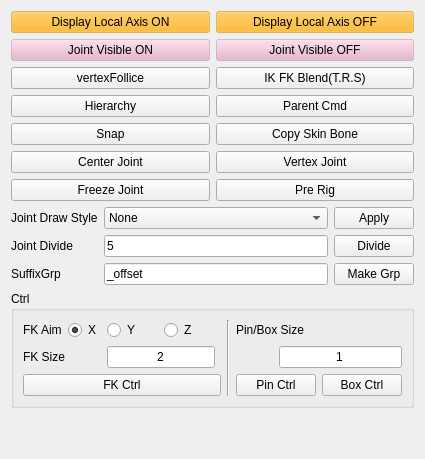
     <widget class="QWidget" name="Rigging_tab">
      <property name="sizePolicy">
       <sizepolicy hsizetype="Expanding" vsizetype="Expanding">
        <horstretch>0</horstretch>
        <verstretch>0</verstretch>
       </sizepolicy>
      </property>
      <property name="minimumSize">
       <size>
        <width>300</width>
        <height>0</height>
       </size>
      </property>
      <attribute name="title">
       <string>Rigging</string>
      </attribute>
      <layout class="QVBoxLayout" name="verticalLayout_2">
       <item>
        <layout class="QGridLayout" name="btn_gridLayout">
         <item row="4" column="0">
          <widget class="QPushButton" name="hierarchy_btn">
           <property name="text">
            <string>Hierarchy</string>
           </property>
          </widget>
         </item>
         <item row="2" column="1">
          <widget class="QPushButton" name="Jnt_off_btn">
           <property name="styleSheet">
            <string notr="true">background-color: rgba(230, 170, 200, 100);</string>
           </property>
           <property name="text">
            <string>Joint Visible OFF</string>
           </property>
          </widget>
         </item>
         <item row="7" column="0">
          <widget class="QPushButton" name="freezeJnt_btn">
           <property name="text">
            <string>Freeze Joint</string>
           </property>
           <property name="autoDefault">
            <bool>false</bool>
           </property>
          </widget>
         </item>
         <item row="6" column="0">
          <widget class="QPushButton" name="centerJnt_btn">
           <property name="text">
            <string>Center Joint</string>
           </property>
          </widget>
         </item>
         <item row="5" column="0">
          <widget class="QPushButton" name="snap_btn">
           <property name="text">
            <string>Snap</string>
           </property>
          </widget>
         </item>
         <item row="6" column="1">
          <widget class="QPushButton" name="vertexJnt_btn">
           <property name="text">
            <string>Vertex Joint</string>
           </property>
          </widget>
         </item>
         <item row="1" column="0">
          <widget class="QPushButton" name="DLA_on_btn">
           <property name="styleSheet">
            <string notr="true">background-color: rgba(255, 170, 0, 100);</string>
           </property>
           <property name="text">
            <string>Display Local Axis ON</string>
           </property>
          </widget>
         </item>
         <item row="2" column="0">
          <widget class="QPushButton" name="Jnt_on_btn">
           <property name="styleSheet">
            <string notr="true">background-color: rgba(230, 170, 200, 100);</string>
           </property>
           <property name="text">
            <string>Joint Visible ON</string>
           </property>
          </widget>
         </item>
         <item row="1" column="1">
          <widget class="QPushButton" name="DLA_off_btn">
           <property name="styleSheet">
            <string notr="true">background-color: rgba(255, 170, 0, 100);</string>
           </property>
           <property name="text">
            <string>Display Local Axis OFF</string>
           </property>
          </widget>
         </item>
         <item row="4" column="1">
          <widget class="QPushButton" name="parent_btn">
           <property name="text">
            <string>Parent Cmd</string>
           </property>
          </widget>
         </item>
         <item row="3" column="0">
          <widget class="QPushButton" name="vertexFollice_btn">
           <property name="text">
            <string>vertexFollice</string>
           </property>
          </widget>
         </item>
         <item row="3" column="1">
          <widget class="QPushButton" name="blend_btn">
           <property name="text">
            <string>IK FK Blend(T.R.S)</string>
           </property>
          </widget>
         </item>
         <item row="5" column="1">
          <widget class="QPushButton" name="copybone_bnt">
           <property name="text">
            <string>Copy Skin Bone</string>
           </property>
          </widget>
         </item>
         <item row="7" column="1">
          <widget class="QPushButton" name="preRig_btn">
           <property name="text">
            <string>Pre Rig</string>
           </property>
          </widget>
         </item>
        </layout>
       </item>
       <item>
        <layout class="QGridLayout" name="JntStyle_gridLayout">
         <item row="0" column="2">
          <widget class="QPushButton" name="JntStyle_btn">
           <property name="text">
            <string>Apply</string>
           </property>
          </widget>
         </item>
         <item row="2" column="1">
          <widget class="QLineEdit" name="offGrp_lineEdit">
           <property name="text">
            <string>_offset</string>
           </property>
          </widget>
         </item>
         <item row="2" column="0">
          <widget class="QLabel" name="offGrp_label">
           <property name="text">
            <string>SuffixGrp</string>
           </property>
          </widget>
         </item>
         <item row="0" column="0">
          <widget class="QLabel" name="JntStyle_label">
           <property name="text">
            <string>Joint Draw Style</string>
           </property>
          </widget>
         </item>
         <item row="2" column="2">
          <widget class="QPushButton" name="offGrp_btn">
           <property name="text">
            <string>Make Grp</string>
           </property>
          </widget>
         </item>
         <item row="0" column="1">
          <widget class="QComboBox" name="JntStyle_comboBox">
           <item>
            <property name="text">
             <string>None</string>
            </property>
           </item>
           <item>
            <property name="text">
             <string>Bone</string>
            </property>
           </item>
           <item>
            <property name="text">
             <string>Multi-child as Bax</string>
            </property>
           </item>
          </widget>
         </item>
         <item row="1" column="0">
          <widget class="QLabel" name="JntDiv_label">
           <property name="text">
            <string>Joint Divide</string>
           </property>
          </widget>
         </item>
         <item row="1" column="1">
          <widget class="QLineEdit" name="JntDiv_lineEdit">
           <property name="text">
            <string>5</string>
           </property>
          </widget>
         </item>
         <item row="1" column="2">
          <widget class="QPushButton" name="JntDiv_btn">
           <property name="text">
            <string>Divide</string>
           </property>
          </widget>
         </item>
        </layout>
       </item>
       <item>
        <widget class="QGroupBox" name="Ctrl_layout">
         <property name="title">
          <string>Ctrl</string>
         </property>
         <layout class="QHBoxLayout" name="horizontalLayout">
          <item>
           <layout class="QGridLayout" name="FKCtrl_gridLayout">
            <item row="0" column="1">
             <widget class="QRadioButton" name="FKX_radioButton">
              <property name="autoFillBackground">
               <bool>false</bool>
              </property>
              <property name="text">
               <string>X</string>
              </property>
              <property name="checked">
               <bool>true</bool>
              </property>
             </widget>
            </item>
            <item row="0" column="3">
             <widget class="QRadioButton" name="FKZ_radioButton">
              <property name="text">
               <string>Z</string>
              </property>
             </widget>
            </item>
            <item row="2" column="0" colspan="5">
             <widget class="QPushButton" name="FKsize_pushButton">
              <property name="text">
               <string>FK Ctrl</string>
              </property>
             </widget>
            </item>
            <item row="0" column="0">
             <widget class="QLabel" name="FKaim_label">
              <property name="text">
               <string>FK Aim</string>
              </property>
             </widget>
            </item>
            <item row="0" column="2">
             <widget class="QRadioButton" name="FKY_radioButton">
              <property name="text">
               <string>Y</string>
              </property>
             </widget>
            </item>
            <item row="1" column="2" colspan="2">
             <widget class="QLineEdit" name="FKSize_lineEdit">
              <property name="text">
               <string>2</string>
              </property>
              <property name="alignment">
               <set>Qt::AlignCenter</set>
              </property>
             </widget>
            </item>
            <item row="1" column="0" colspan="2">
             <widget class="QLabel" name="FKsize_label">
              <property name="text">
               <string>FK Size</string>
              </property>
             </widget>
            </item>
           </layout>
          </item>
          <item>
           <widget class="Line" name="line">
            <property name="orientation">
             <enum>Qt::Vertical</enum>
            </property>
           </widget>
          </item>
          <item>
           <layout class="QGridLayout" name="pinbox_gridLayout">
            <item row="1" column="0" colspan="3">
             <widget class="QLabel" name="pinbox_label">
              <property name="text">
               <string>Pin/Box Size</string>
              </property>
             </widget>
            </item>
            <item row="2" column="1" colspan="3">
             <widget class="QLineEdit" name="pinbox_lineEdit">
              <property name="text">
               <string>1</string>
              </property>
              <property name="alignment">
               <set>Qt::AlignCenter</set>
              </property>
             </widget>
            </item>
            <item row="3" column="0" colspan="2">
             <widget class="QPushButton" name="PinCtrl_pushButton">
              <property name="text">
               <string>Pin Ctrl</string>
              </property>
             </widget>
            </item>
            <item row="3" column="2" colspan="2">
             <widget class="QPushButton" name="BoxCtrl_pushButton">
              <property name="text">
               <string>Box Ctrl</string>
              </property>
             </widget>
            </item>
           </layout>
          </item>
         </layout>
        </widget>
       </item>
       <item>
        <spacer name="verticalSpacer">
         <property name="orientation">
          <enum>Qt::Vertical</enum>
         </property>
         <property name="sizeHint" stdset="0">
          <size>
           <width>20</width>
           <height>40</height>
          </size>
         </property>
        </spacer>
       </item>
      </layout>
     </widget>
